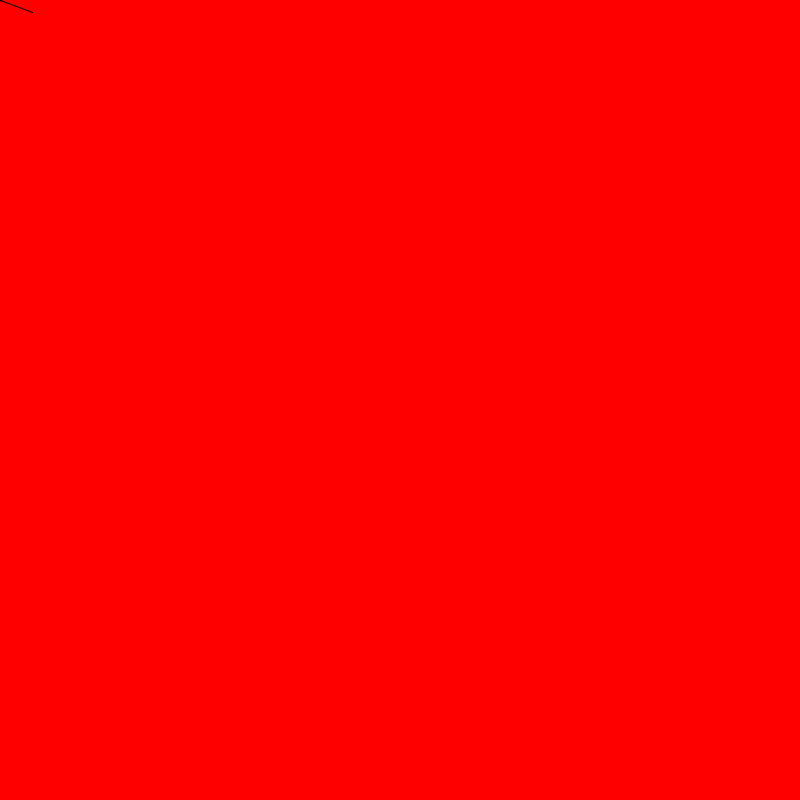
Frame 1 (no input)
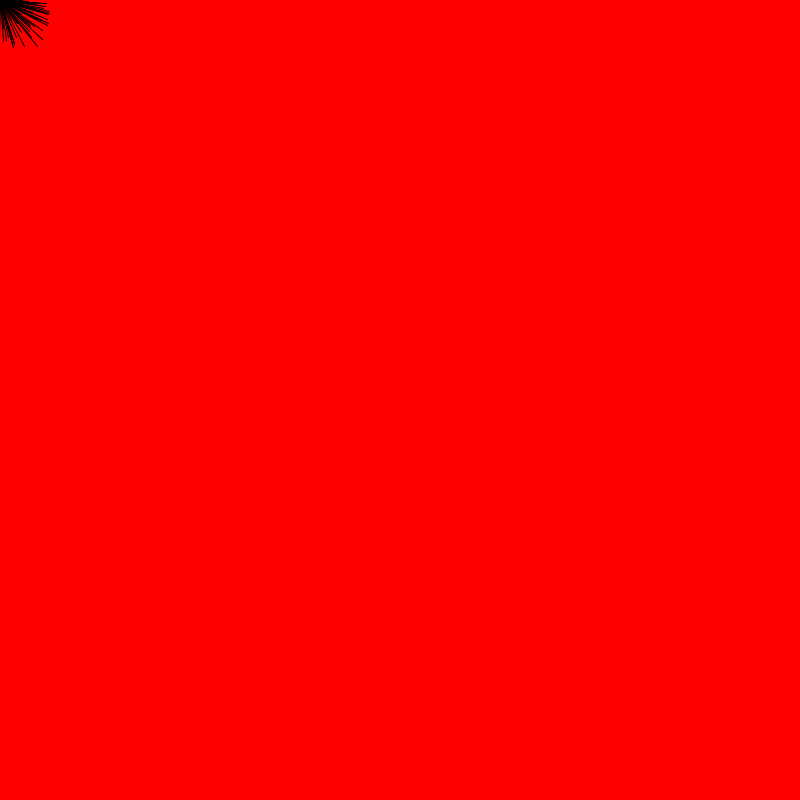
Frame 60 (the mouse pressed at the canvas centre just before this capture)
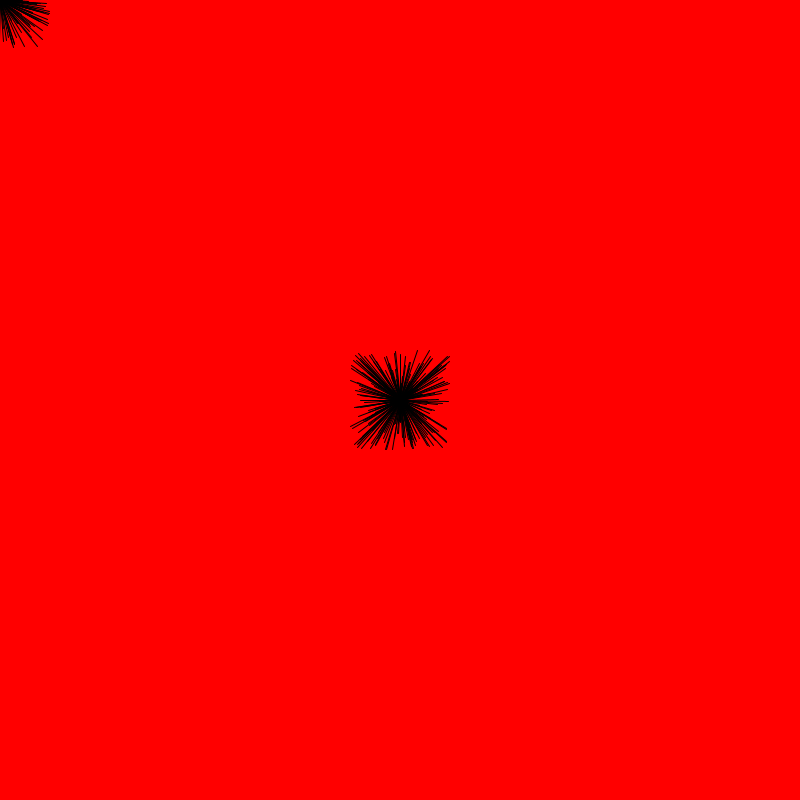
Frame 120 (the mouse held since frame 60 and released just before this capture)

The Processing sketch that drew these frames (run headless with seeded random() and noise(); from frame 60 on, the mouse is pressed at the canvas centre):

// Processing sketch: processing_54092
// ── processing_54092.pde

float angle= 0.0;
float speed= 0.5;
float radA =100.0;
float radB =50.0;


void setup(){
size (800,800);
smooth();

background(255,0,0);
}

void draw(){
  println(frameCount);
  //background(255,0,0);
  //if(mousePressed=
  //translate(1,1);
  angle += speed;
  float sinval = sin(angle);
  float cosval = cos(angle);
  float x = 10*(cosval*radB);
  float y = 10*(sinval*radB);
    if(x>100){
    x--;}
    if(y>100){
    y--;}
  line(mouseX,mouseY,mouseX+(random(50)),mouseY+(random(50)));
  line(mouseX,mouseY,mouseX-(random(50)),mouseY-(random(50)));
  line(mouseX,mouseY,mouseX+(random(50)),mouseY-(random(50)));
  line(mouseX,mouseY,mouseX-(random(50)),mouseY+(random(50)));
  //line(mouseX,mouseY,x,y);
  radB=(radB-2);
  


  //rotateY(PI/3.0);
  //line(mouseX,mouseY,mouseX+(random(50)),mouseY+(random(50)));
  //line(mouseX,mouseY,mouseX-(random(50)),mouseY-(random(50)));
  //line(mouseX,mouseY,mouseX+(random(50)),mouseY-(random(50)));
  //line(mouseX,mouseY,mouseX-(random(50)),mouseY+(random(50)));
}
